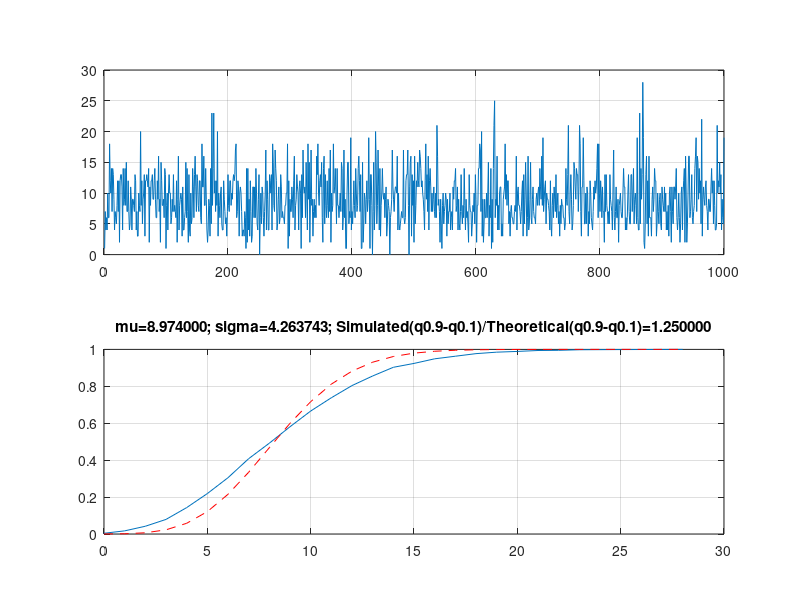

This figure's MATLAB source: (Note: this script raises an error after producing the figure.)
function q_rel = ir_stat_test(p, sz, N, M)
% https://ru.wikipedia.org/wiki/%D0%91%D0%B8%D0%BD%D0%BE%D0%BC%D0%B8%D0%B0%D0%BB%D1%8C%D0%BD%D0%BE%D0%B5_%D1%80%D0%B0%D1%81%D0%BF%D1%80%D0%B5%D0%B4%D0%B5%D0%BB%D0%B5%D0%BD%D0%B8%D0%B5

if nargin<1
	p = 0.1;
end
if nargin<2
	sz = [100 100];
end
if nargin<3
	N = 1000;
end
if nargin<4
	M = 3;
end

if M==1
	p_med = p;
else
	p_med = 0;
	for i = ceil(M*M/2) : M*M
		p_med = p_med + nchoosek(M*M,i)*(p^i)*((1-p)^(M*M-i));
	end
	p_med1 = 1 - binocdf(floor(M*M/2), M*M, p);
end

graph = zeros(N,1);
for n = 1:N
	pp = rand(sz+M*2)<p;

	pp = medfilt2(pp, [M M]);

	pp(:,[1:M end-M+1:end]) = [];
	pp([1:M end-M+1:end],:) = [];

%	pp = median(rand([sz M*M])<p, 3);

	ss = sum(pp(:));
	graph(n) = ss;
end

qq = quantile(graph,[0.1 0.9]);
qq1 = binoinv([0.1 0.9],numel(pp),p_med);
q_rel = diff(qq)/diff(qq1);

if nargout<1
	figure('Units','normalized', 'Position',[0 0 1 1]);
	subplot(2,1,1);
	plot(graph);
	grid('on');
	subplot(2,1,2);
	[hy,hx]=ecdf(graph);
	[~,mu,sigma] = zscore(graph);
	plot(hx,hy);
	grid('on');
	hold('on');
	plot(hx(1):hx(end),binocdf(hx(1):hx(end),numel(pp),p_med),'r--');
	title(sprintf('mu=%f; sigma=%f; Simulated(q0.9-q0.1)/Theoretical(q0.9-q0.1)=%f',mu,sigma, q_rel ), 'interpreter','none');
	legend('Simulated','Theoretical','Location','NW');
end
